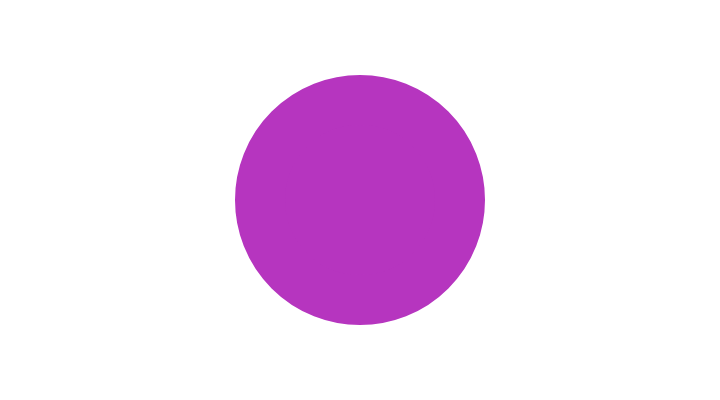
Frame 1 (no input)
Frame 60 (no input): identical to frame 1, image omitted
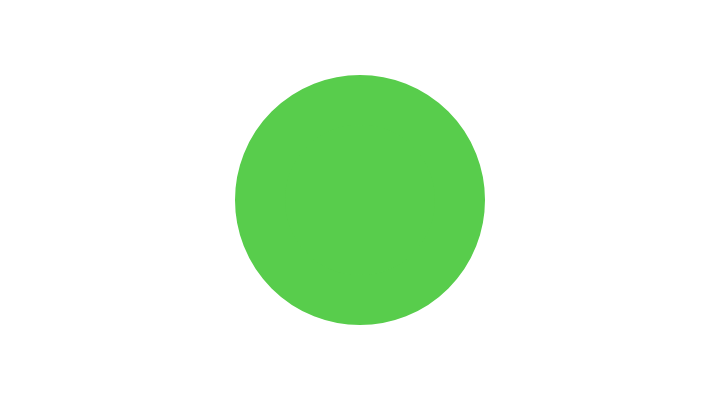
Frame 120 (the mouse pressed at the canvas centre since frame 60)

The p5.js sketch that drew these frames (run headless with seeded random() and noise() and a simulated clock; from frame 60 on, the mouse is pressed at the canvas centre):

// p5.js sketch
// ── sketch.js
var r, g, b;

function setup() {
  createCanvas(720, 400);
  r = random(255);
  g = random(255);
  b = random(255);
}

function draw() {
  background(255);
  strokeWeight(50);
  stroke(r, g, b);
  fill(r, g, b, 255);
  ellipse(360, 200, 200, 200);
}


function mousePressed() {

  var d = dist(mouseX, mouseY, 360, 200);
  if (d < 100) {

    r = random(255);
    g = random(255);
    b = random(255);
  }
}
